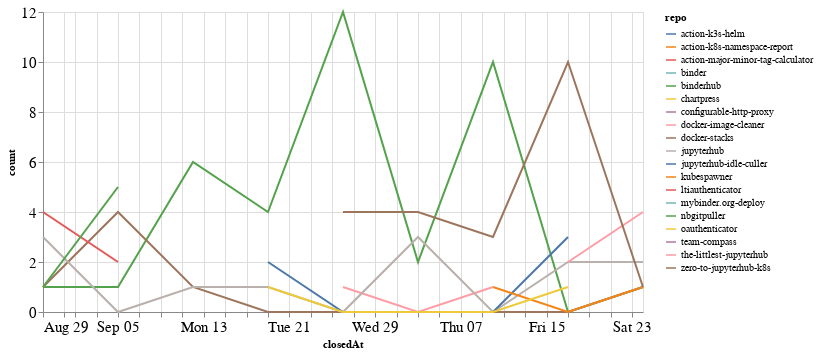

Notebook source saved alongside this figure:
### Code cell
closed_by_time = closed_by.groupby('repo').resample('W', on='closedAt').count()['author'].reset_index()
closed_by_time = closed_by_time.rename(columns={'author': 'count'})

alt.Chart(closed_by_time, width=600).mark_line().encode(
    x='closedAt',
    y='count',
    color='repo',
    tooltip="repo"
)

### Figure 1 — Vega-Lite specification as saved in the notebook (floating-point values rounded to 4 significant figures)
{"config": {"axisLeft": {"labelFontSize": 15}, "axisBottom": {"labelFontSize": 15}}, "data": {"name": "data-c186955deb21238ad066d662330435bb"}, "mark": "line", "encoding": {"color": {"type": "nominal", "field": "repo"}, "tooltip": {"type": "nominal", "field": "repo"}, "x": {"type": "temporal", "field": "closedAt"}, "y": {"type": "quantitative", "field": "count"}}, "width": 600, "$schema": "https://vega.github.io/schema/vega-lite/v4.8.1.json", "datasets": {"data-c186955deb21238ad066d662330435bb": [{"repo": "action-k3s-helm", "closedAt": "2021-10-10T00:00:00", "count": 2}, {"repo": "action-k8s-namespace-report", "closedAt": "2021-09-26T00:00:00", "count": 1}, {"repo": "action-major-minor-tag-calculator", "closedAt": "2021-09-26T00:00:00", "count": 1}, {"repo": "binder", "closedAt": "2021-10-03T00:00:00", "count": 1}, {"repo": "binderhub", "closedAt": "2021-08-29T00:00:00", "count": 1}, {"repo": "binderhub", "closedAt": "2021-09-05T00:00:00", "count": 1}, {"repo": "binderhub", "closedAt": "2021-09-12T00:00:00", "count": 6}, {"repo": "binderhub", "closedAt": "2021-09-19T00:00:00", "count": 4}, {"repo": "binderhub", "closedAt": "2021-09-26T00:00:00", "count": 12}, {"repo": "binderhub", "closedAt": "2021-10-03T00:00:00", "count": 2}, {"repo": "binderhub", "closedAt": "2021-10-10T00:00:00", "count": 10}, {"repo": "binderhub", "closedAt": "2021-10-17T00:00:00", "count": 0}, {"repo": "binderhub", "closedAt": "2021-10-24T00:00:00", "count": 1}, {"repo": "chartpress", "closedAt": "2021-09-05T00:00:00", "count": 1}, {"repo": "configurable-http-proxy", "closedAt": "2021-09-19T00:00:00", "count": 1}, {"repo": "docker-image-cleaner", "closedAt": "2021-09-26T00:00:00", "count": 1}, {"repo": "docker-image-cleaner", "closedAt": "2021-10-03T00:00:00", "count": 0}, {"repo": "docker-image-cleaner", "closedAt": "2021-10-10T00:00:00", "count": 1}, {"repo": "docker-stacks", "closedAt": "2021-08-29T00:00:00", "count": 1}, {"repo": "docker-stacks", "closedAt": "2021-09-05T00:00:00", "count": 4}, {"repo": "docker-stacks", "closedAt": "2021-09-12T00:00:00", "count": 1}, {"repo": "docker-stacks", "closedAt": "2021-09-19T00:00:00", "count": 0}, {"repo": "docker-stacks", "closedAt": "2021-09-26T00:00:00", "count": 0}, {"repo": "docker-stacks", "closedAt": "2021-10-03T00:00:00", "count": 0}, {"repo": "docker-stacks", "closedAt": "2021-10-10T00:00:00", "count": 0}, {"repo": "docker-stacks", "closedAt": "2021-10-17T00:00:00", "count": 0}, {"repo": "docker-stacks", "closedAt": "2021-10-24T00:00:00", "count": 1}, {"repo": "jupyterhub", "closedAt": "2021-08-29T00:00:00", "count": 3}, {"repo": "jupyterhub", "closedAt": "2021-09-05T00:00:00", "count": 0}, {"repo": "jupyterhub", "closedAt": "2021-09-12T00:00:00", "count": 1}, {"repo": "jupyterhub", "closedAt": "2021-09-19T00:00:00", "count": 1}, {"repo": "jupyterhub", "closedAt": "2021-09-26T00:00:00", "count": 0}, {"repo": "jupyterhub", "closedAt": "2021-10-03T00:00:00", "count": 3}, {"repo": "jupyterhub", "closedAt": "2021-10-10T00:00:00", "count": 0}, {"repo": "jupyterhub", "closedAt": "2021-10-17T00:00:00", "count": 2}, {"repo": "jupyterhub", "closedAt": "2021-10-24T00:00:00", "count": 2}, {"repo": "jupyterhub-idle-culler", "closedAt": "2021-09-19T00:00:00", "count": 2}, {"repo": "jupyterhub-idle-culler", "closedAt": "2021-09-26T00:00:00", "count": 0}, {"repo": "jupyterhub-idle-culler", "closedAt": "2021-10-03T00:00:00", "count": 0}, {"repo": "jupyterhub-idle-culler", "closedAt": "2021-10-10T00:00:00", "count": 0}, {"repo": "jupyterhub-idle-culler", "closedAt": "2021-10-17T00:00:00", "count": 3}, {"repo": "kubespawner", "closedAt": "2021-10-10T00:00:00", "count": 1}, {"repo": "kubespawner", "closedAt": "2021-10-17T00:00:00", "count": 0}, {"repo": "kubespawner", "closedAt": "2021-10-24T00:00:00", "count": 1}, {"repo": "ltiauthenticator", "closedAt": "2021-08-29T00:00:00", "count": 4}, {"repo": "ltiauthenticator", "closedAt": "2021-09-05T00:00:00", "count": 2}, {"repo": "mybinder.org-deploy", "closedAt": "2021-10-17T00:00:00", "count": 1}, {"repo": "nbgitpuller", "closedAt": "2021-08-29T00:00:00", "count": 1}, {"repo": "nbgitpuller", "closedAt": "2021-09-05T00:00:00", "count": 5}, {"repo": "oauthenticator", "closedAt": "2021-09-19T00:00:00", "count": 1}, {"repo": "oauthenticator", "closedAt": "2021-09-26T00:00:00", "count": 0}, {"repo": "oauthenticator", "closedAt": "2021-10-03T00:00:00", "count": 0}, {"repo": "oauthenticator", "closedAt": "2021-10-10T00:00:00", "count": 0}, {"repo": "oauthenticator", "closedAt": "2021-10-17T00:00:00", "count": 1}, {"repo": "team-compass", "closedAt": "2021-10-03T00:00:00", "count": 1}, {"repo": "the-littlest-jupyterhub", "closedAt": "2021-10-17T00:00:00", "count": 2}, {"repo": "the-littlest-jupyterhub", "closedAt": "2021-10-24T00:00:00", "count": 4}, {"repo": "zero-to-jupyterhub-k8s", "closedAt": "2021-09-26T00:00:00", "count": 4}, {"repo": "zero-to-jupyterhub-k8s", "closedAt": "2021-10-03T00:00:00", "count": 4}, {"repo": "zero-to-jupyterhub-k8s", "closedAt": "2021-10-10T00:00:00", "count": 3}, {"repo": "zero-to-jupyterhub-k8s", "closedAt": "2021-10-17T00:00:00", "count": 10}, {"repo": "zero-to-jupyterhub-k8s", "closedAt": "2021-10-24T00:00:00", "count": 1}]}}
